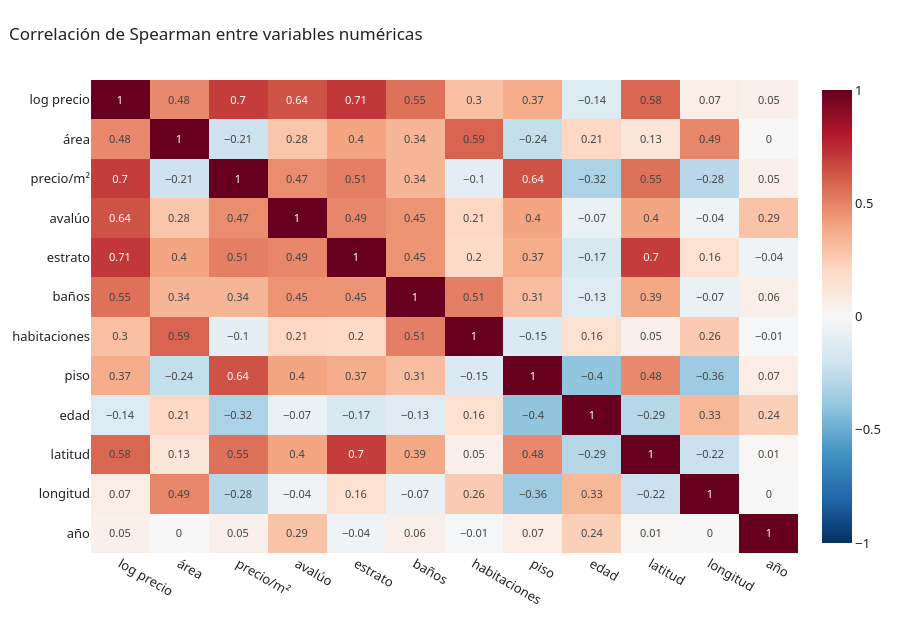

Notebook source saved alongside this figure:
### Markdown cell above
## Correlaciones

### Code cell
numericas = {"log_precio": "log precio", "area": "área", "precio_m2_real": "precio/m²", "avaluo": "avalúo",
             "estrato_num": "estrato", "banios": "baños", "habitaciones": "habitaciones", "piso": "piso",
             "edad": "edad", "lat": "latitud", "lon": "longitud", "anio": "año"}
corr = viv[list(numericas)].rename(columns=numericas).corr(method="spearman").round(2)
fig = px.imshow(corr, text_auto=True, color_continuous_scale="RdBu_r", zmin=-1, zmax=1, aspect="auto")
fig.update_traces(textfont_size=11)
mostrar(fig, "Correlación de Spearman entre variables numéricas", alto=620)

### Figure 1 — Plotly figure (JSON) as saved in the notebook; plotly's stock layout.template omitted (floating-point values rounded to 4 significant figures; data arrays with more than 128 entries replaced by an {"elided": "..."} marker saying what was removed)
{"data": [{"coloraxis": "coloraxis", "hovertemplate": "x: %{x}<br>y: %{y}<br>color: %{z}<extra></extra>", "name": "0", "textfont": {"size": 11}, "texttemplate": "%{z}", "type": "heatmap", "x": ["log precio", "área", "precio/m²", "avalúo", "estrato", "baños", "habitaciones", "piso", "edad", "latitud", "longitud", "año"], "xaxis": "x", "y": ["log precio", "área", "precio/m²", "avalúo", "estrato", "baños", "habitaciones", "piso", "edad", "latitud", "longitud", "año"], "yaxis": "y", "z": {"elided": "12x12 float values"}}], "layout": {"coloraxis": {"autocolorscale": false, "cmax": 1, "cmin": -1, "colorscale": [[0.0, "rgb(5,48,97)"], [0.1, "rgb(33,102,172)"], [0.2, "rgb(67,147,195)"], [0.3, "rgb(146,197,222)"], [0.4, "rgb(209,229,240)"], [0.5, "rgb(247,247,247)"], [0.6, "rgb(253,219,199)"], [0.7, "rgb(244,165,130)"], [0.8, "rgb(214,96,77)"], [0.9, "rgb(178,24,43)"], [1.0, "rgb(103,0,31)"]]}, "height": 620, "title": {"text": "Correlación de Spearman entre variables numéricas"}, "xaxis": {"anchor": "y", "domain": [0.0, 1.0]}, "yaxis": {"anchor": "x", "autorange": "reversed", "domain": [0.0, 1.0]}}}
